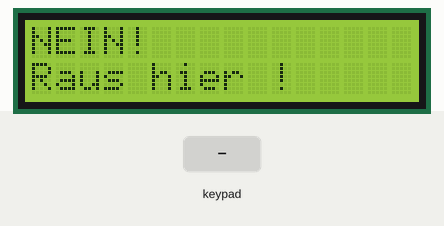
Simulated run of this sketch. Board: ESP32. Shown: 16×2 character LCD. The inputs (shaded band) are chosen by the test bench. What the sketch prints to the serial monitor is not drawn.

Above: at 1.2 s.
1.3 s: key '#' pressed
At 2.0 s:
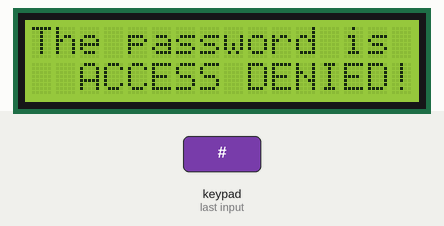
2.8 s: keypad keys 7 8 9 0 # pressed 0.4 s apart
At 5.5 s:
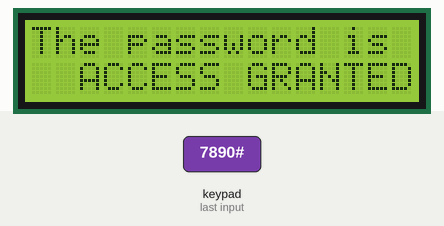
Timing chart, 0 to 7.0 s (numbered marks = the images above; inputs shaded):
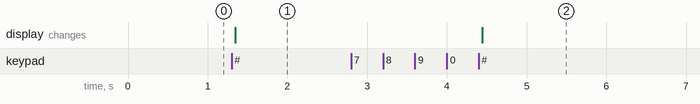

Measured:
- after the input at 1.3 s, the display: changes at once (image 1)
- after the input at 2.8 s, the display: changes after 1.6 s (image 2)

The sketch:

keypad_lcd.ino
```cpp
#include <Keypad.h>
#include <LiquidCrystal_I2C.h>


#define ROW_NUM     4 // four rows
#define COLUMN_NUM  4 // four columns

LiquidCrystal_I2C lcd(0x27, 16, 2); // I2C address 0x27, 16 column and 2 rows


char keys[ROW_NUM][COLUMN_NUM] = {
  {'1', '2', '3', 'A'},
  {'4', '5', '6', 'B'},
  {'7', '8', '9', 'C'},
  {'*', '0', '#', 'D'}
};

byte pin_rows[ROW_NUM]      = {13, 12, 14, 27}; // GPIO19, GPIO18, GPIO5, GPIO17 connect to the row pins
byte pin_column[COLUMN_NUM] = {26, 25, 33, 32};   // GPIO16, GPIO4, GPIO0, GPIO2 connect to the column pins

Keypad keypad = Keypad( makeKeymap(keys), pin_rows, pin_column, ROW_NUM, COLUMN_NUM );

const String password = "7890";
String input_password;


void setup() {
  Serial.begin(9600);
  input_password.reserve(5);


  lcd.init(); // initialize the lcd
  lcd.backlight();
  lcd.clear();              // clear display
   lcd.setCursor(0, 0);      // move cursor to   (0, 0)
        lcd.print("NEIN!");       // print message at (0, 0)
        lcd.setCursor(0, 1);      // move cursor to   (2, 1)
        lcd.print("Raus hier !");
   }

void loop() {
  char key = keypad.getKey();

  if (key) {
    //Serial.println(key);

    if (key == '*') {
      input_password = ""; // clear input password
    } else if (key == '#') {
      if (password == input_password) {
        Serial.println("The password is correct, ACCESS GRANTED!");
        lcd.clear();              // clear display
        lcd.setCursor(0, 0);      // move cursor to   (0, 0)
        lcd.print("The password is correct");       // print message at (0, 0)
        lcd.setCursor(2, 1);      // move cursor to   (2, 1)
        lcd.print("ACCESS GRANTED!"); // print message at (2, 1)
        delay(200);

      } else {
        Serial.println("The password is incorrect, ACCESS DENIED!");
        lcd.clear();              // clear display
        lcd.setCursor(0, 0);      // move cursor to   (0, 0)
        lcd.print("The password is incorrect");       // print message at (0, 0)
        lcd.setCursor(2, 1);      // move cursor to   (2, 1)
        lcd.print("ACCESS DENIED!"); // print message at (2, 1)
        delay(200);
      }

      input_password = ""; // clear input password
    } else {
      input_password += key; // append new character to input password string
    }
  }
}
```
